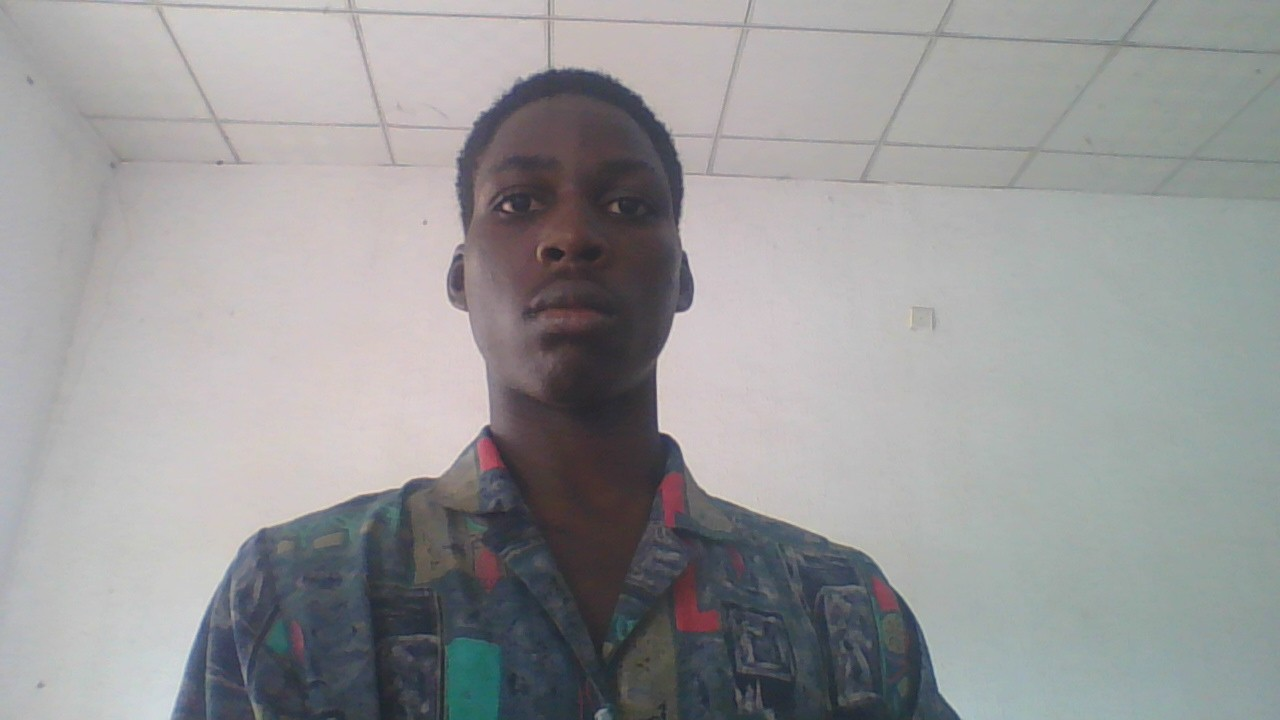
#> input picture john.jpg, 1280 x 720 px, found by its file name
$ python Picture.py
#> lines starting #> are read from the running program, lines starting #| are printed output that depends on the picture; after the words box and inside, x2 and y2 are one past the last pixel; in counts of white or black regions, pixels touching at a corner belong together
import cv2

face_haar_cascade = cv2.CascadeClassifier(cv2.data.haarcascades + 'haarcascade_frontalface_default.xml')

image = cv2.imread(r"C:\Users\Daniel Terwase Ajayi\PycharmProjects\pythonProject33\john.jpg")
#> image is the input picture: shape (720, 1280, 3); mean B, G, R 153.4, 152.6, 152.5
image = cv2.resize(image, (600, 400))  # Resize for consistent detection
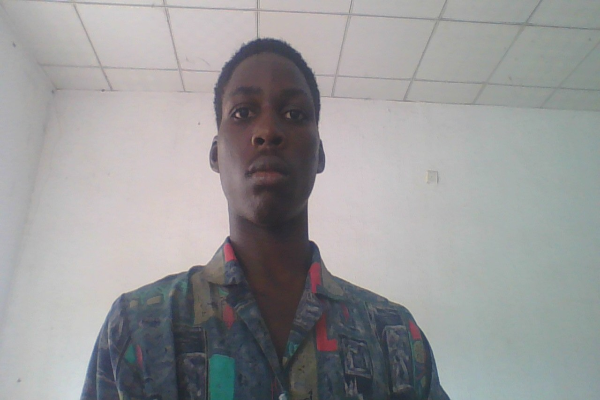
#> image: shape (400, 600, 3); mean B, G, R 153.3, 152.5, 152.4
grey = cv2.cvtColor(image, cv2.COLOR_BGR2GRAY)

face = face_haar_cascade.detectMultiScale(grey, scaleFactor=1.05, minNeighbors=3)
#> face = [[246, 124, 42, 42]]

for (x, y, w, h) in face:
    cv2.rectangle(image, (x, y), (x + w, y + h), (0, 255, 0), 5)
#> this loop made 1 pass
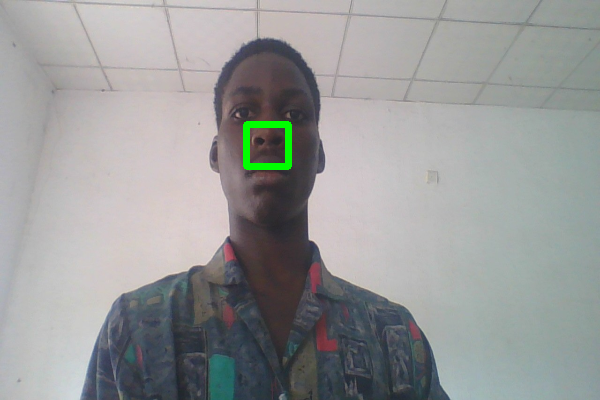
#> image: shape (400, 600, 3); 0.48% of pixels changed, all inside (x1, y1, x2, y2) = (243, 121, 292, 170)

cv2.imshow("Face", image)
cv2.waitKey(0)
cv2.destroyAllWindows()
